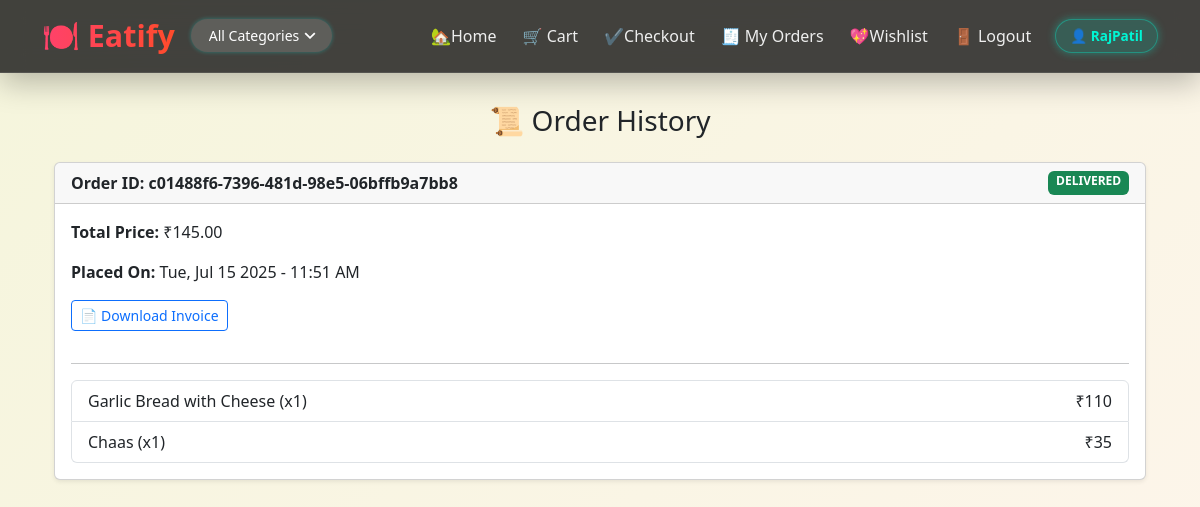
The app's page /order-history/ (signed in) with its own data.
### Eatify/models.py (models this page shows, shortened)
class BaseModel(models.Model):
    uid = models.UUIDField(default=uuid.uuid4, editable=False, primary_key=True)
    created_at = models.DateTimeField(auto_now_add=True)
    update_at = models.DateTimeField(auto_now=True)
    class Meta:
        abstract = True

class Order(BaseModel):
    user = models.ForeignKey(User, on_delete=models.CASCADE)
    address = models.ForeignKey('Address', on_delete=models.SET_NULL, null=True, blank=True)  # 👈 Add this line
    total_price = models.DecimalField(max_digits=10, decimal_places=2)
    is_paid = models.BooleanField(default=False)
    phone = models.CharField(max_length=15, null=True, blank=True)
    status = models.CharField(
        max_length=50, choices=(
            ("PENDING", "Pending"),
            ("CONFIRMED", "Confirmed"),
            ("DELIVERED", "Delivered"),
            ("CANCELLED", "Cancelled")
        ), default="PENDING"
    )

class OrderItem(BaseModel):
    order = models.ForeignKey(Order, on_delete=models.CASCADE, related_name="items")
    food = models.ForeignKey(Food, on_delete=models.CASCADE)
    quantity = models.PositiveIntegerField()
    price = models.IntegerField()

class Food(BaseModel):
    category = models.ForeignKey(Category, on_delete=models.CASCADE, related_name='foods')
    food_name = models.CharField(max_length=100)
    food_slug = models.SlugField(unique=True)
    food_description = models.TextField()
    food_price = models.IntegerField(default=0)
    food_demo_price = models.IntegerField(default=0)
    quantity = models.CharField(max_length=50, null=True, blank=True)

### Eatify/views.py (the view)
# urls.py: path('order-history/', order_history, name='order_history'),
@login_required
def order_history(request):
    orders = Order.objects.filter(user=request.user).order_by('-created_at')
    return render(request, 'order_history.html', {'orders': orders})

### Eatify/templatetags/custom_filters.py (called while the page is built)
@register.filter
def multiply(value, arg):
    return value * arg

### Eatify/templates/order_history.html (shortened to what this page needs)
{% extends 'eatifybase.html' %}
{% load custom_filters %}
{% block content %}
<div class="container my-4">
    <h3 class="text-center mb-4">📜 Order History</h3>
    {% if orders %}
        {% for order in orders %}
            <div class="card mb-4 shadow-sm">
                <div class="card-header d-flex justify-content-between">
                    <strong>Order ID: {{ order.uid }}</strong>
                    <span class="badge
                    {% if order.status == 'PENDING' %} bg-warning text-dark
                    {% elif order.status == 'CONFIRMED' %} bg-primary
                    {% elif order.status == 'DELIVERED' %} bg-success
                    {% elif order.status == 'CANCELLED' %} bg-danger
                    {% else %} bg-secondary
                    {% endif %}
                ">
                    {{ order.status }}
                </span>                </div>
                <div class="card-body">
                    <p><strong>Total Price:</strong> ₹{{ order.total_price }}</p>
<p><strong>Placed On:</strong> {{ order.created_at|date:"D, M d Y - h:i A" }}</p>
<a href="{% url 'download_invoice' order.uid %}"
   class="btn btn-outline-primary btn-sm mb-3">
    📄 Download Invoice
</a>
<hr>
                    <ul class="list-group">
                        {% for item in order.items.all %}
                            <li class="list-group-item d-flex justify-content-between">
                                {{ item.food.food_name }} (x{{ item.quantity }})
                                <span>₹{{ item.price|multiply:item.quantity }}</span>
                            </li>
                        {% endfor %}
                    </ul>
                </div>
            </div>
        {% endfor %}
    {% else %}
        <p class="text-center">You have not placed any orders yet.</p>
    {% endif %}
</div>
{% endblock %}

### Eatify/templates/eatifybase.html (shortened to what this page needs)
<!DOCTYPE html>
<html lang="en">
<head>
    <link href="https://cdn.jsdelivr.net/npm/bootstrap@5.3.3/dist/css/bootstrap.min.css" rel="stylesheet">
     <link rel="stylesheet"
href="https://cdn.jsdelivr.net/npm/bootstrap-icons@1.11.3/font/bootstrap-icons.min.css">
</head>
<body>
<nav class="navbar navbar-expand-lg navbar-dark navbar-premium fixed-top">
    <div class="container">
        <div class="d-flex align-items-center gap-3">
            <a class="navbar-brand fw-bold" href="{% url 'eatify_home' %}">
                🍽️ Eatify
            </a>
        </div>
        <div class="collapse navbar-collapse" id="navbarContent">
            <form method="get" action="{% url 'eatify_home' %}" class="d-flex me-auto">
                <select class="form-select form-select-sm category-select" name="category" onchange="this.form.submit()">
                    <option value="">All Categories</option>
                </select>
            </form>
            <ul class="navbar-nav ms-auto">
                <li class="nav-item"><a class="nav-link" href="{% url 'eatify_home' %}">🏡Home</a></li>
                {% if user.is_authenticated %}
                    <li class="nav-item"><a class="nav-link" href="{% url 'view_cart' %}">🛒 Cart</a></li>
                    <li class="nav-item"><a class="nav-link" href="{% url 'checkout' %}">✔️Checkout</a></li>
                    <li class="nav-item"><a class="nav-link" href="{% url 'order_history' %}">🧾 My Orders</a></li>
                    <li class="nav-item"><a class="nav-link" href="{% url 'wishlist_view' %}">💖Wishlist </a></li>
                    <li class="nav-item"><a class="nav-link text-danger" href="{% url 'eatify_logout' %}">🚪 Logout</a></li>
                    <li class="nav-item ms-3 d-flex align-items-center">
                        <span id="userBadge" class="user-badge">
                            👤 {{ user.first_name|default:user.username }}
                        </span>
                    </li>
                {% else %}
                    <li class="nav-item"><a class="nav-link" href="{% url 'eatify_login' %}">Login</a></li>
                    <li class="nav-item"><a class="nav-link" href="{% url 'eatify_register' %}">Register</a></li>
                {% endif %}
            </ul>
        </div>
    </div>
</nav>
<div class="container">
    {% block content %}{% endblock %}
</div>
</body>
</html>

### Eatify/templates/eatifybase.html (style rules this page uses)
body { margin: 0; padding-top: 80px; font-family: 'Segoe UI', sans-serif; background: linear-gradient(-45deg, #f0f8ff, #ffe4e1, #fff5ee, #f5f5dc); background-size: 400% 400%; animation: gradientBG 15s ease infinite; }
.navbar-premium { background: rgba(20, 20, 20, 0.8); backdrop-filter: blur(12px); -webkit-backdrop-filter: blur(12px); border-bottom: 1px solid rgba(255, 255, 255, 0.1); box-shadow: 0 10px 30px rgba(0, 0, 0, 0.25); }
.navbar-brand { font-weight: 900; font-size: 1.9rem; background: linear-gradient(to right, #FF416C, #FF4B2B); -webkit-background-clip: text; background-clip: text; -webkit-text-fill-color: transparent; }
.navbar-premium .nav-link { font-weight: 500; color: #eee !important; margin-left: 10px; transition: all 0.3s ease; }
.category-select { border-radius: 25px; border: none; padding: 6px 18px; font-weight: 500; background: rgba(255, 255, 255, 0.15); color: #fff; box-shadow: 0 0 4px rgba(0,255,255,0.3); transition: all 0.3s ease; appearance: none; background-repeat: no-repeat; background-position: right 1rem center; background-size: 12px; padding-right: 2rem; }
.category-select option { background-color: #333 !important; color: #fff; padding: 10px; }
.user-badge { font-size: 0.85rem; font-weight: 600; color: #00f5d4; padding: 6px 14px; border-radius: 20px; background: rgba(0, 245, 212, 0.15); border: 1px solid rgba(0, 245, 212, 0.35); box-shadow: 0 0 8px rgba(0, 245, 212, 0.35); white-space: nowrap; opacity: 0; transform: translateX(20px); }

### records on screen
Order: uid "c01488f6-7396-481d-98e5-06bffb9a7bb8", status "DELIVERED", total_price "145.00", created_at "Tue, Jul 15 2025 - 11:51 AM"
OrderItem: food.food_name "Garlic Bread with Cheese", quantity "1", price|multiply "110"
OrderItem: food.food_name "Chaas", quantity "1", price|multiply "35"

### other values on screen
{{ user.first_name|default:user.username }} "RajPatil"
